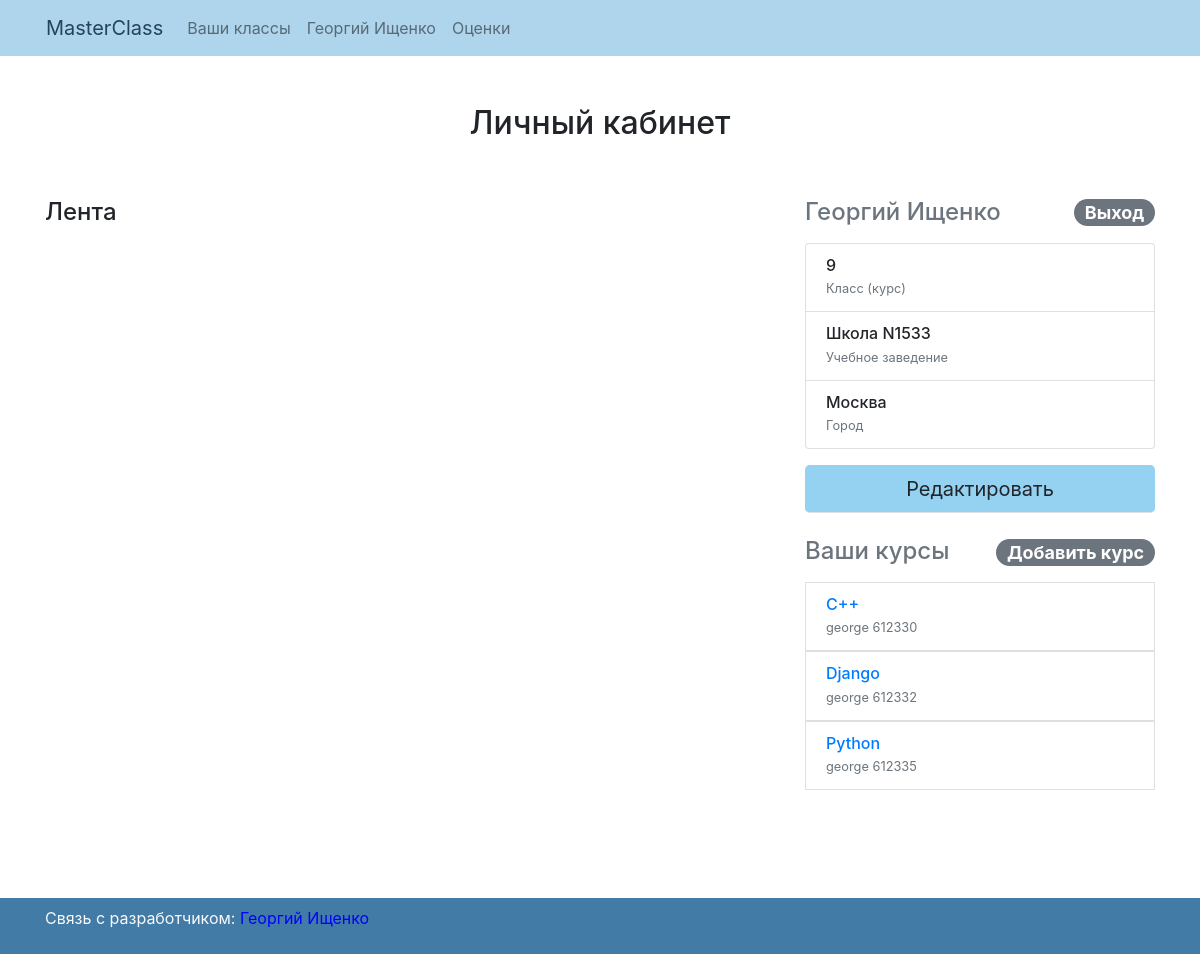
Before: /im/ (signed in) with the older database file.
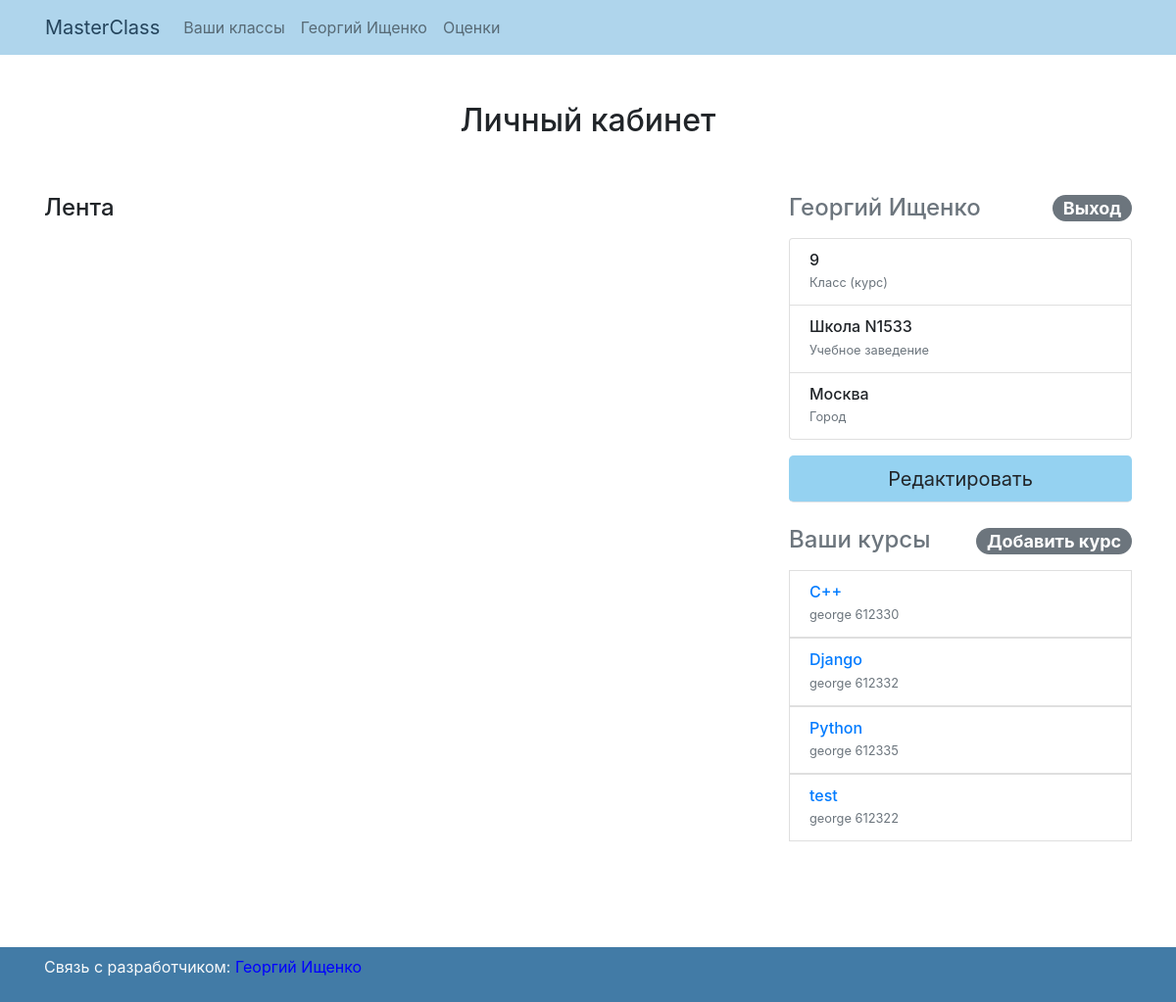
After: the same page with the newer database file.
### my_class/models.py (models this page shows, shortened)
class Class(models.Model):
    IT = 'IT'
    ALGEBRA = 'AL'
    BIOLOGY = 'BI'
    GEOMETRY = 'GM'
    GEOGRAPHY = 'GG'
    LINGUISTICS = 'LG'
    MATH = 'MA'
    CATEGORIES = [
        (IT, 'IT'),
        (ALGEBRA, 'Алгебра'),
        (BIOLOGY, 'Биология'),
        (GEOMETRY, 'География'),
        (GEOGRAPHY, 'Геометрия'),
        (LINGUISTICS, 'Лингвистика'),
        (MATH, 'Математика')
    ]
    name = models.CharField(max_length=128)
    teacher = models.ForeignKey(settings.AUTH_USER_MODEL, on_delete=models.CASCADE, null=True, blank=True)
    category = models.CharField(max_length=32, choices=CATEGORIES, blank=True, null=True)
    def pin(self):
        return generate_pin(self.pk)
    class Meta:
        verbose_name = "Классы"
        verbose_name_plural = "Классы"

### my_class/views.py (the view)
# urls.py: path('im/', profile),
@login_required
def profile(request):
    profile = get_object_or_404(Profile, user=request.user)
    marks = reversed(StudentAnswer.objects.filter(author=request.user.profile).exclude(mark=None))
    return render(request, 'profile.html', {
        'profile': profile,
        'marks': marks,
    })

### my_class/models.py (called while the page is built)
def generate_pin(n):
    return n ^ 612345

### my_class/templates/profile.html (shortened to what this page needs)
{% extends "base.html" %}
  {% block content %}
	  <div class="container">
	<div class="py-5 text-center">
	  <h2>Личный кабинет</h2>
	</div>
	  <div class="row">
	    <div class="col-md-4 order-md-2 mb-5">
	    	<h4 class="d-flex justify-content-between align-items-center mb-3">
		       	<span class="text-muted">{{profile.user.first_name}} {{profile.user.last_name}}</span>
		       	<a class="badge badge-secondary badge-pill" href="/accounts/logout">Выход</a>
		    </h4>
		    <ul class="list-group mb-3">
		    	<li class="list-group-item d-flex justify-content-between lh-condensed">
		          <div>
		            <h6 class="my-0">{{profile.grade}}</h6>
		            <small class="text-muted">Класс (курс)</small>
		          </div>
		        </li>
		        <li class="list-group-item d-flex justify-content-between lh-condensed">
		          <div>
		            <h6 class="my-0">{{profile.institution}}</h6>
		            <small class="text-muted">Учебное заведение</small>
		          </div>
		        </li>
		        <li class="list-group-item d-flex justify-content-between lh-condensed">
		          <div>
		            <h6 class="my-0">{{profile.city}}</h6>
		            <small class="text-muted">Город</small>
		          </div>
		        </li>
		    </ul>
	    	<a class="btn btn-lg btn-block mb-4 border-bottom" href='/edit' type="submit"
	    	style="background-color: #95D2F1;">Редактировать</a>
		     <h4 class="d-flex justify-content-between align-items-center mb-3">
		       	<span class="text-muted">Ваши курсы</span>
		        <div class="dropdown">
				  <span class="badge badge-secondary badge-pill" type="button" id="dropdownMenuButton" data-toggle="dropdown" aria-haspopup="true" aria-expanded="false">
				    Добавить курс
				  </span>
				</div>
		    </h4>
		    <ul class="list-group mb-3">
		    	{% for class in profile.classes.all %}
		    	<a href="/classes/{{class.name}}-{{class.pk}}/feed">
		    		<li class="list-group-item d-flex justify-content-between lh-condensed">
				        <div>
				            <h6 class="my-0">{{ class.name }}</h6>
				            <small class="text-muted">{{ class.teacher }} {{ class.pin }}</small>
				        </div>
		        	</li>
		    	</a>
		        {% endfor %}
		    </ul>
	    </div>
	    <div class="col-md-8 order-md-1">
	      <h4 class="mb-3">Лента</h4>
	    </div>
	  </div>
	  </div>
	{% endblock %}

Changed rows visible on the page:
added Class: name "test", teacher "george", pin "612322"
